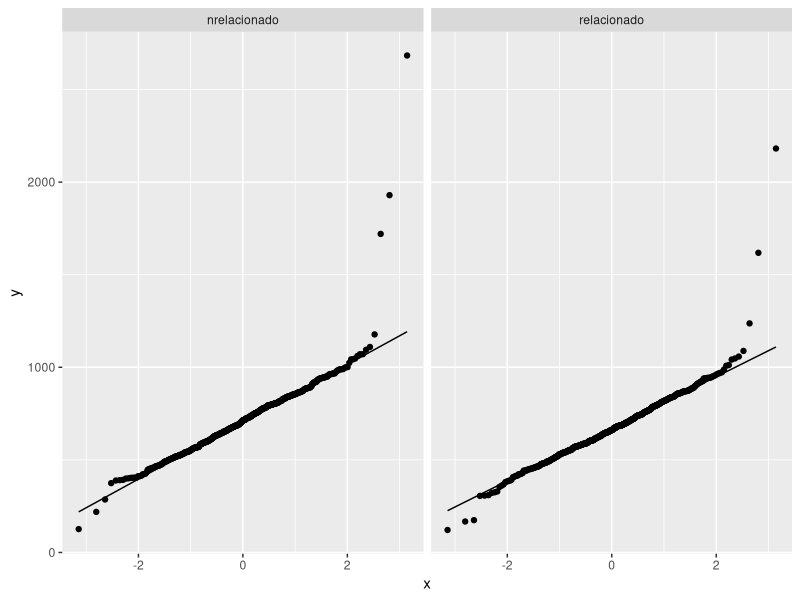
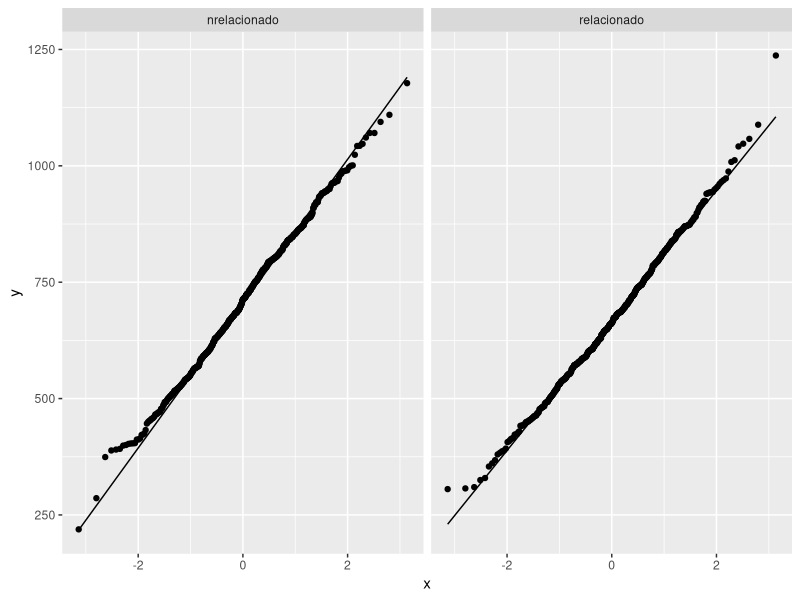
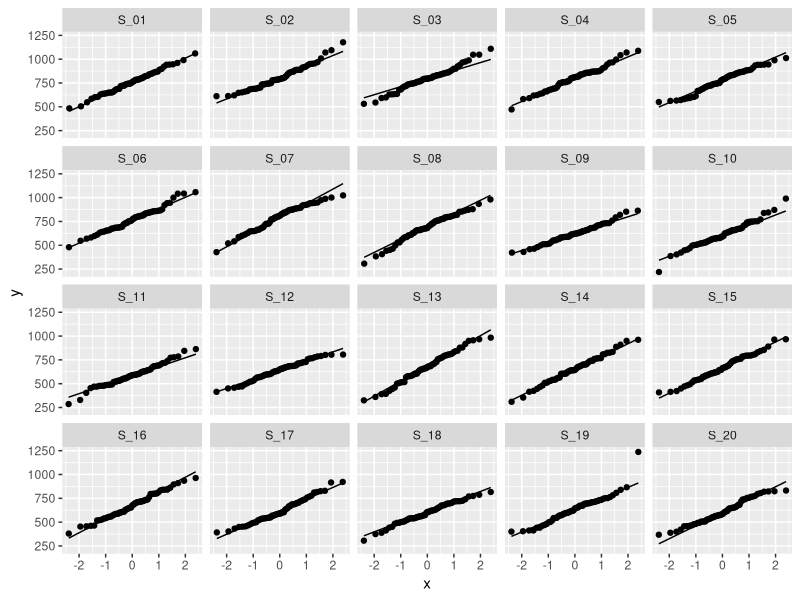

R code for these plots, in order: (Note: this script raises an error after producing the figures.)
######################################################
### TUTORIAL PARA SECAO 4: MODELOS LINEARES MISTOS ###
######################################################

## instalar pacote

install.packages("emmeans")

## Carregar pacotes para a secao

library(lme4)
library(lmerTest)
library(ggplot2)
library(dplyr)

## pacote emmeans sera carregado posteriormente

#######################################################
### 4.1 Tabela de coeficientes em MLMs com interacao###
#######################################################


#importar conjunto de dados

priming2 <- read.csv("dados/priming2.csv")

#inspecionar dados

head(priming2)

#conhecer variaveis

str(priming2)

## Conferindo distribuicao de dados

ggplot(priming2, aes(sample = tempo))+
  stat_qq()+
  stat_qq_line()+
  facet_wrap(~prime)


## Selecionando apenas resposta cujo tempo esteja entre 200 ms e 1500 ms e que estejam marcadas como correct para a variavel resposta

priming2 = priming2%>%
  filter(tempo > 200 & tempo < 1500 & resposta == "correct")

## Conferindo novamente a distribuicao dos dados

ggplot(priming2, aes(sample = tempo))+
  stat_qq()+
  stat_qq_line()+
  facet_wrap(~prime)

## Vendo a media (em ms) dos tempos de reacao para as quatro condicoes

priming2%>%
  group_by(prime, SOA)%>%
  summarise(mean(tempo))


## Conferindo distribuicao de dados por participante

ggplot(priming2, aes(sample = tempo))+
  stat_qq()+
  stat_qq_line()+
  facet_wrap(~participante)


# construcao do modelo completo (erro de convergencia)

model.full <- lmer(tempo ~ prime*SOA + (1+prime*SOA|participante) + (1+prime*SOA|item), data = priming2, REML=FALSE)

# remocao de slopes para participante (erro de convergencia)

model.full <- lmer(tempo ~ prime*SOA + (1|participante) + (1+prime*SOA|item), data = priming2, REML=FALSE)

# remocao de slopes para item

model.full <- lmer(tempo ~ prime*SOA + (1|participante) + (1|item), data = priming2, REML=FALSE)


# modelo sem interacao

model.prime.SOA <- lmer(tempo ~ prime+SOA + (1|participante) + (1|item), data = priming2, REML=FALSE)

# comparacao de modelos aninhados

anova(model.full, model.prime.SOA)

## Resultado: interacao eh significativo


# media por prime

priming2%>%
  group_by(prime)%>%
  summarise(media = mean(tempo))
            
# media por SOA

priming2%>%
  group_by(SOA)%>%
  summarise(media = mean(tempo))

# media por prime x SOA

priming2%>%
  group_by(SOA, prime)%>%
  summarise(media = mean(tempo))%>%
  mutate_if(is.numeric, format, 1) ## retorna valores com 4 digitos depois do ponto

# coeficientes do modelo

summary(model.full)


######################
### 4.3 Contrastes ###
######################

# conferindo sum coding para variavel priming

contrasts(priming2$prime)

# conferindo sum coding para variavel SOA

contrasts(priming2$SOA)


# ajustando e conferindo sum coding para variavel priming

contrasts(priming2$prime) = c(-0.5, 0.5)
contrasts(priming2$prime)

# ajustando e conferindo sum coding para variavel SOA

contrasts(priming2$SOA) = c(-0.5,0.5)
contrasts(priming2$SOA)

# ajustando novamente o modelo linear com os novos contrastes

model.full <- lmer(tempo ~ prime*SOA + (1|participante) + (1|item), data = priming2, REML=FALSE)

## resultado

summary(model.full)


## media de tempo de resposta

mean(priming2$tempo)


# media por prime

priming2%>%
  group_by(prime)%>%
  summarise(media = mean(tempo))

# beta de prime1

708 - 668


# media por SOA

priming2%>%
  group_by(SOA)%>%
  summarise(media = mean(tempo))

# beta de SOA1

700 - 677

# media por prime x SoA

priming2%>%
  group_by(SOA, prime)%>%
  summarise(media = mean(tempo))%>%
  mutate_if(is.numeric, format, 1)

## calculando diferencas

# SOAcurto nrelacionado - SOAcurto relacionado

efeito.curto = 706.2971 - 693.9389

# SOAlongo nrelacionado - SOAlongo relacionado

efeito.longo = 710.2517 - 643.2373

# Diferenca entre os valores

efeito.curto - efeito.longo



#############################
### 4.4 Analises post-hoc ###
#############################

# carregar emmeans

library(emmeans)


# analise post-hoc

post.hoc = emmeans(model.full, ~ prime*SOA)

# visualizacao dos pares da analise post-hoc

pairs(post.hoc, adjust="tukey")
